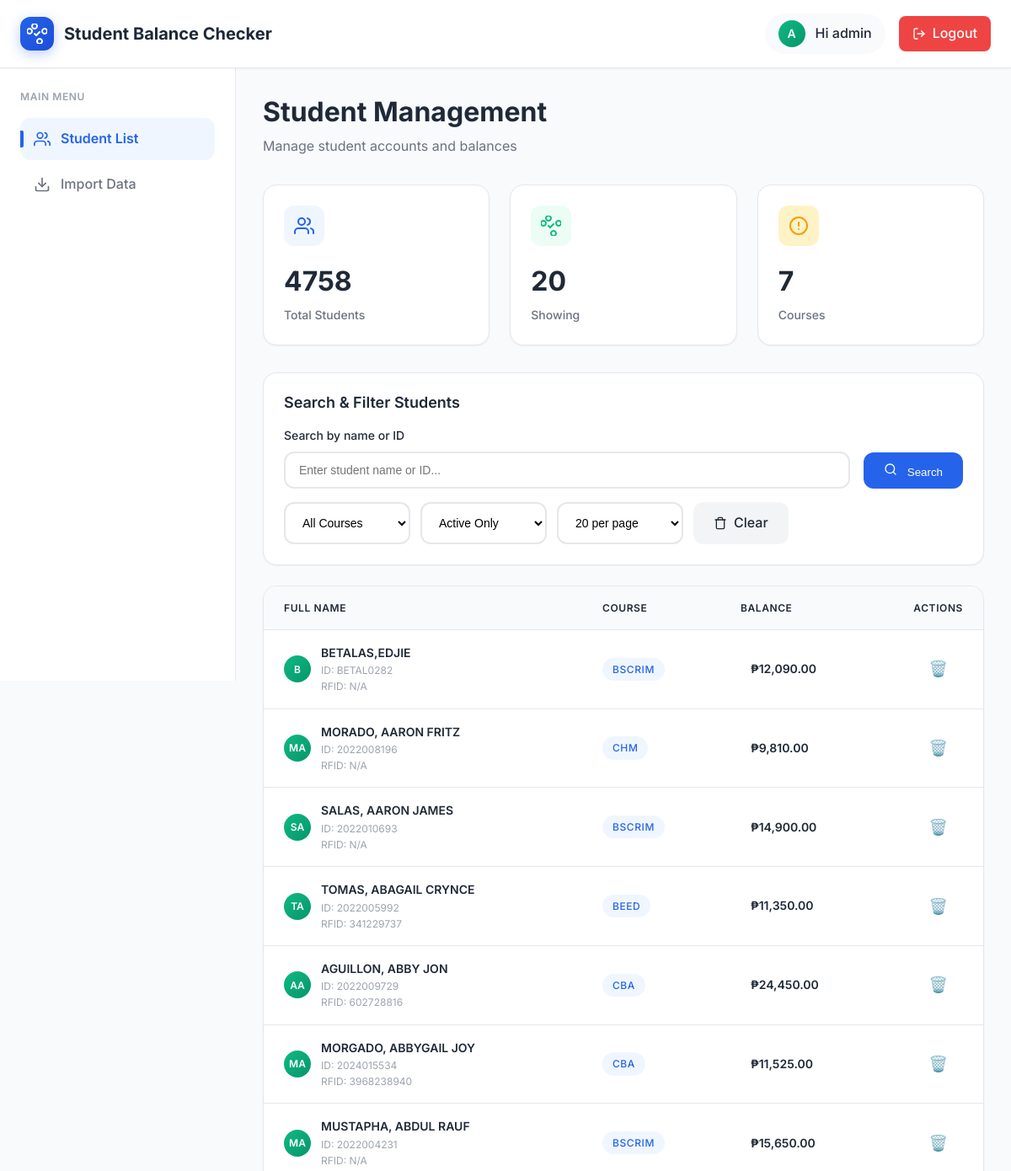
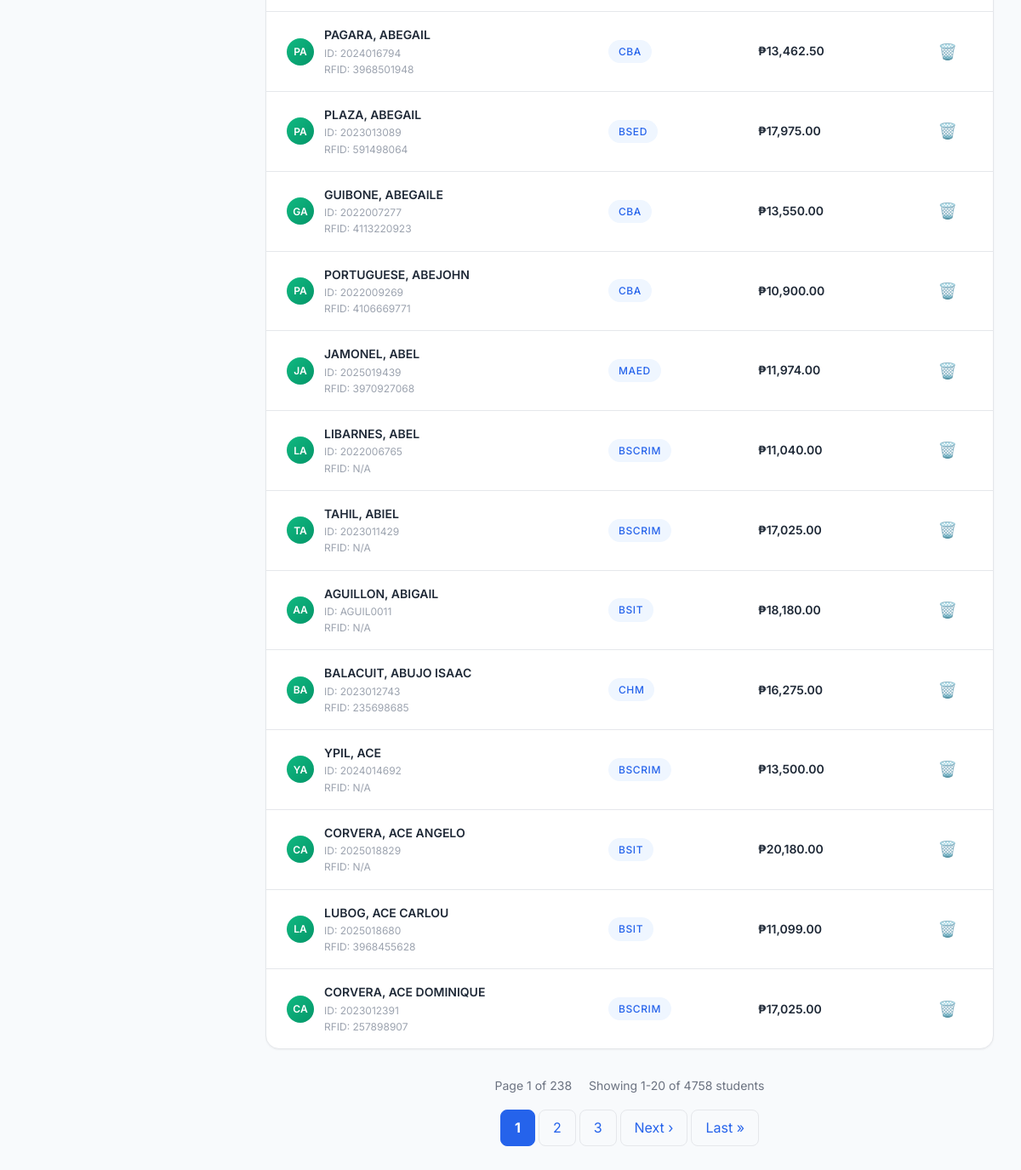
The page /dashboard/ (signed in) on the database its author committed (2 pictures, top to bottom).
### balance_checker/models.py (models this page shows, shortened)
class Student(models.Model):
    student_id = models.CharField(max_length=20, unique=True, primary_key=True)
    first_name = models.CharField(max_length=100)
    last_name = models.CharField(max_length=100)
    rfid_number = models.CharField(max_length=50, unique=True, blank=True, null=True, help_text="RFID card number for tap ID purposes")
    course = models.CharField(max_length=100, blank=True, null=True)
    balance = models.DecimalField(max_digits=10, decimal_places=2, default=0.00)
    balance_updated_at = models.DateTimeField(default=timezone.now, help_text="When the balance was last updated")
    created_at = models.DateTimeField(auto_now_add=True)
    updated_at = models.DateTimeField(auto_now=True)
    is_active = models.BooleanField(default=True)
    class Meta:
        ordering = ['last_name', 'first_name']

### balance_checker/views.py (the view, shortened to what this page needs)
# urls.py: path('dashboard/', views.student_list, name='student_list'),
@login_required
def student_list(request):
    all_students = Student.objects.all().order_by('last_name', 'first_name')
    search_query = request.GET.get('search', '').strip()
    course_filter = request.GET.get('course', '')
    status_filter = request.GET.get('status', 'active')
    per_page = int(request.GET.get('per_page', 20))
    students = all_students
    if course_filter:
        students = students.filter(course=course_filter)
    if status_filter == 'active':
        students = students.filter(is_active=True)
    elif status_filter == 'inactive':
        students = students.filter(is_active=False)
    courses = Student.objects.values_list('course', flat=True).distinct().exclude(course__isnull=True).exclude(course='').order_by('course')
    paginator = Paginator(students, per_page)
    page_number = request.GET.get('page')
    page_obj = paginator.get_page(page_number)
    context = {
        'students': page_obj,
        'courses': courses,
        'search_query': search_query,
        'course_filter': course_filter,
        'status_filter': status_filter,
        'per_page': per_page,
        'total_students': students.count(),
        'total_pages': paginator.num_pages,
    }
    return render(request, 'balance_checker/dashboard_enhanced.html', context)

### balance_checker/templates/balance_checker/dashboard_enhanced.html (shortened to what this page needs)
<!DOCTYPE html>
<html lang="en">
<head>
    {% load static %}
    {% load currency_filters %}
    <link rel="stylesheet" href="{% static 'css/modern-theme.css' %}">
</head>
<body>
    <div class="dashboard-container">
        <div class="header">
            <div class="header-content">
                <div class="logo-section">
                    <div class="logo">
                    </div>
                    <div class="brand-text">Student Balance Checker</div>
                </div>
                <div class="user-section">
                    <div class="user-info">
                        <div class="user-avatar">
                            {{ user.first_name|default:user.username|first|upper }}
                        </div>
                        <span>Hi {{ user.first_name|default:user.username }}</span>
                    </div>
                    <a href="{% url 'signout' %}" class="logout-btn">
                        <svg width="16" height="16" viewBox="0 0 24 24" fill="none" stroke="currentColor" stroke-width="2" stroke-linecap="round" stroke-linejoin="round">
                            <path d="M9 21H5a2 2 0 0 1-2-2V5a2 2 0 0 1 2-2h4"></path>
                            <polyline points="16,17 21,12 16,7"></polyline>
                            <line x1="21" y1="12" x2="9" y2="12"></line>
                        </svg>
                        Logout
                    </a>
                </div>
            </div>
        </div>
        <div class="main-layout">
            <div class="sidebar">
                <div class="nav-section">
                    <div class="nav-title">Main Menu</div>
                    <nav class="nav-menu">
                        <a href="{% url 'student_list' %}" class="nav-item active">
                            <div class="nav-icon">
                            </div>
                            Student List
                        </a>
                        <a href="{% url 'import_data' %}" class="nav-item">
                            <div class="nav-icon">
                                <svg width="20" height="20" viewBox="0 0 24 24" fill="none" stroke="currentColor" stroke-width="2" stroke-linecap="round" stroke-linejoin="round">
                                    <path d="M21 15v4a2 2 0 0 1-2 2H5a2 2 0 0 1-2-2v-4"></path>
                                    <polyline points="7,10 12,15 17,10"></polyline>
                                    <line x1="12" y1="15" x2="12" y2="3"></line>
                                </svg>
                            </div>
                            Import Data
                        </a>
                    </nav>
                </div>
            </div>
            <div class="main-content">
                <div class="content-header">
                    <h1 class="page-title">Student Management</h1>
                    <p class="page-subtitle">Manage student accounts and balances</p>
                </div>
                <div class="stats-grid">
                    <div class="stat-card">
                        <div class="stat-header">
                            <div class="stat-icon primary">
                            </div>
                        </div>
                        <div class="stat-value">{{ total_students }}</div>
                        <div class="stat-label">Total Students</div>
                    </div>
                    <div class="stat-card">
                        <div class="stat-header">
                            <div class="stat-icon success">
                            </div>
                        </div>
                        <div class="stat-value">{{ students|length }}</div>
                        <div class="stat-label">Showing</div>
                    </div>
                    <div class="stat-card">
                        <div class="stat-header">
                            <div class="stat-icon warning">
                                <svg width="24" height="24" viewBox="0 0 24 24" fill="none" stroke="currentColor" stroke-width="2" stroke-linecap="round" stroke-linejoin="round">
                                    <circle cx="12" cy="12" r="10"></circle>
                                    <line x1="12" y1="8" x2="12" y2="12"></line>
                                    <line x1="12" y1="16" x2="12.01" y2="16"></line>
                                </svg>
                            </div>
                        </div>
                        <div class="stat-value">{{ courses|length }}</div>
                        <div class="stat-label">Courses</div>
                    </div>
                </div>
                <div class="controls-card">
                    <h3 class="controls-title">Search & Filter Students</h3>
                    <form method="get" class="search-form">
                        <div class="search-row">
                            <div class="search-group">
                                <label class="search-label">Search by name or ID</label>
                                <input type="text"
                                       name="search"
                                       placeholder="Enter student name or ID..."
                                       value="{{ search_query }}"
                                       class="search-input">
                            </div>
                            <button type="submit" class="search-btn">
                                <svg width="16" height="16" viewBox="0 0 24 24" fill="none" stroke="currentColor" stroke-width="2" stroke-linecap="round" stroke-linejoin="round" style="margin-right: 8px;">
                                    <circle cx="11" cy="11" r="8"></circle>
                                    <path d="M21 21l-4.35-4.35"></path>
                                </svg>
                                Search
                            </button>
                        </div>
                        <div class="filter-group">
                            <select name="course" class="filter-select">
                                <option value="">All Courses</option>
                            </select>
                            <select name="status" class="filter-select">
                                <option value="active" {% if status_filter == 'active' %}selected{% endif %}>Active Only</option>
                            </select>
                            <select name="per_page" class="filter-select">
                                <option value="20" {% if per_page == 20 %}selected{% endif %}>20 per page</option>
                            </select>
                            <a href="{% url 'student_list' %}" class="clear-btn">
                                Clear
                            </a>
                        </div>
                    </form>
                </div>
                <div class="table-container">
                    <table class="table">
                        <thead>
                            <tr>
                                <th>Full Name</th>
                                <th>Course</th>
                                <th>Balance</th>
                                <th>Actions</th>
                            </tr>
                        </thead>
                        <tbody>
                            {% for student in students %}
                            <tr data-student-id="{{ student.student_id }}">
                                <td>
                                    <div style="display: flex; align-items: center; gap: var(--space-3);">
                                        <div class="user-avatar" style="width: 32px; height: 32px; font-size: 0.75rem;">
                                            {{ student.first_name|first|upper }}{{ student.last_name|first|upper }}
                                        </div>
                                        <div>
                                            <div style="font-weight: 600; color: var(--text-primary);">
                                                {{ student.first_name }} {{ student.last_name }}
                                            </div>
                                            <div style="font-size: 0.75rem; color: var(--text-tertiary);">
                                                ID: {{ student.student_id }}
                                            </div>
                                            <div style="font-size: 0.75rem; color: var(--text-tertiary);">
                                                RFID: {{ student.rfid_number|default:"N/A" }}
                                            </div>
                                        </div>
                                    </div>
                                </td>
                                <td>
                                    {% if student.course %}
                                        <span class="badge badge-info">{{ student.course }}</span>
                                    {% else %}
                                        <span style="color: var(--text-tertiary); font-style: italic;">No course</span>
                                    {% endif %}
                                </td>
                                <td class="balance-cell">
                                    <span class="balance-display">{{ student.balance|peso_format }}</span>
                                </td>
                                <td class="actions-cell">
                                    <button class="delete-btn"
                                            title="Delete Student"
                                            data-student-id="{{ student.student_id }}"
                                            data-student-name="{{ student.first_name }} {{ student.last_name }}">
                                        🗑️
                                    </button>
                                </td>
                            </tr>
                            {% empty %}
                            <tr>
                                <td colspan="4" class="no-data">No students found</td>
                            </tr>
                            {% endfor %}
                        </tbody>
                    </table>
                </div>
                {% if students.has_other_pages %}
                <div class="pagination-container">
                    <div class="pagination-info">
                        <span>Page {{ students.number }} of {{ students.paginator.num_pages }}</span>
                        <span>Showing {{ students.start_index }}-{{ students.end_index }} of {{ students.paginator.count }} students</span>
                    </div>
                    <div class="pagination">
                        {% for num in students.paginator.page_range %}
                            {% if students.number == num %}
                                <span class="page-link current">{{ num }}</span>
                            {% elif num > students.number|add:'-3' and num < students.number|add:'3' %}
                                <a href="?page={{ num }}{% if status_filter %}&status={{ status_filter }}{% endif %}{% if per_page %}&per_page={{ per_page }}{% endif %}" class="page-link">{{ num }}</a>
                            {% endif %}
                        {% endfor %}
                        {% if students.has_next %}
                            <a href="?page={{ students.next_page_number }}{% if status_filter %}&status={{ status_filter }}{% endif %}{% if per_page %}&per_page={{ per_page }}{% endif %}" class="page-link">Next ›</a>
                            <a href="?page={{ students.paginator.num_pages }}{% if status_filter %}&status={{ status_filter }}{% endif %}{% if per_page %}&per_page={{ per_page }}{% endif %}" class="page-link">Last »</a>
                        {% endif %}
                    </div>
                </div>
                {% endif %}
            </div>
        </div>
    </div>
</body>
</html>

### rows shown on the page
Student: first_name|first "B", first_name "BETALAS,EDJIE", student_id "BETAL0282", rfid_number "N/A", course "BSCRIM", balance|peso_format "₱12,090.00"
Student: first_name|first "S", last_name|first "A", first_name "SALAS,", last_name "AARON JAMES", student_id "2022010693", rfid_number "N/A", course "BSCRIM", balance|peso_format "₱14,900.00"
Student: first_name|first "T", last_name|first "A", first_name "TOMAS,", last_name "ABAGAIL CRYNCE", student_id "2022005992", rfid_number "341229737", course "BEED", balance|peso_format "₱11,350.00"
Student: first_name|first "A", last_name|first "A", first_name "AGUILLON,", last_name "ABBY JON", student_id "2022009729", rfid_number "602728816", course "CBA", balance|peso_format "₱24,450.00"
Student: first_name|first "M", last_name|first "A", first_name "MORGADO,", last_name "ABBYGAIL JOY", student_id "2024015534", rfid_number "3968238940", course "CBA", balance|peso_format "₱11,525.00"
Student: first_name|first "M", last_name|first "A", first_name "MUSTAPHA,", last_name "ABDUL RAUF", student_id "2022004231", rfid_number "N/A", course "BSCRIM", balance|peso_format "₱15,650.00"
Student: first_name|first "P", last_name|first "A", first_name "PAGARA,", last_name "ABEGAIL", student_id "2024016794", rfid_number "3968501948", course "CBA", balance|peso_format "₱13,462.50"
Student: first_name|first "P", last_name|first "A", first_name "PLAZA,", last_name "ABEGAIL", student_id "2023013089", rfid_number "591498064", course "BSED", balance|peso_format "₱17,975.00"
Student: first_name|first "G", last_name|first "A", first_name "GUIBONE,", last_name "ABEGAILE", student_id "2022007277", rfid_number "4113220923", course "CBA", balance|peso_format "₱13,550.00"
Student: first_name|first "P", last_name|first "A", first_name "PORTUGUESE,", last_name "ABEJOHN", student_id "2022009269", rfid_number "4106669771", course "CBA", balance|peso_format "₱10,900.00"
Student: first_name|first "L", last_name|first "A", first_name "LIBARNES,", last_name "ABEL", student_id "2022006765", rfid_number "N/A", course "BSCRIM", balance|peso_format "₱11,040.00"
Student: first_name|first "T", last_name|first "A", first_name "TAHIL,", last_name "ABIEL", student_id "2023011429", rfid_number "N/A", course "BSCRIM", balance|peso_format "₱17,025.00"
Student: first_name|first "A", last_name|first "A", first_name "AGUILLON,", last_name "ABIGAIL", student_id "AGUIL0011", rfid_number "N/A", course "BSIT", balance|peso_format "₱18,180.00"
Student: first_name|first "Y", last_name|first "A", first_name "YPIL,", last_name "ACE", student_id "2024014692", rfid_number "N/A", course "BSCRIM", balance|peso_format "₱13,500.00"
Student: first_name|first "C", last_name|first "A", first_name "CORVERA,", last_name "ACE ANGELO", student_id "2025018829", rfid_number "N/A", course "BSIT", balance|peso_format "₱20,180.00"
Student: first_name|first "L", last_name|first "A", first_name "LUBOG,", last_name "ACE CARLOU", student_id "2025018680", rfid_number "3968455628", course "BSIT", balance|peso_format "₱11,099.00"
Student: first_name|first "C", last_name|first "A", first_name "CORVERA,", last_name "ACE DOMINIQUE", student_id "2023012391", rfid_number "257898907", course "BSCRIM", balance|peso_format "₱17,025.00"

### other values the page prints
{{ user.first_name|default:user.username|first|upper }} "A"
{{ user.first_name|default:user.username }} "admin"
{{ total_students }} "4758"
{{ students|length }} "20"
{{ courses|length }} "7"
{{ students.number }} "1"
{{ students.paginator.num_pages }} "238"
{{ students.start_index }} "1"
{{ students.end_index }} "20"
{{ students.paginator.count }} "4758"
{{ num }} "1"
{{ num }} "2" "3"
